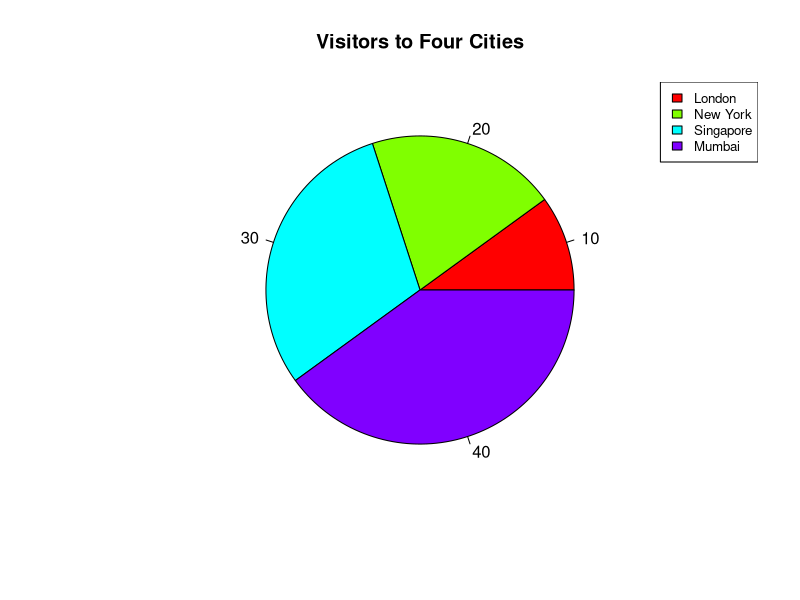

Write the R code that produced this figure.
#Slice Percentages and Chart Legend

#Create data for the pie chart
data <- c(10, 20, 30, 40)
labels <- c("London", "New York", "Singapore", "Mumbai")

piepercent <- round(100 * data/sum(data), 1)

#Give the chart file a name
png(file = "PieChart3.png")

#Plot the chart
pie(data, labels = piepercent, main = "Visitors to Four Cities", col = rainbow(length(data)))
legend("topright", labels, cex = 0.8, fill = rainbow(length(data)))

#Save the file
dev.off()